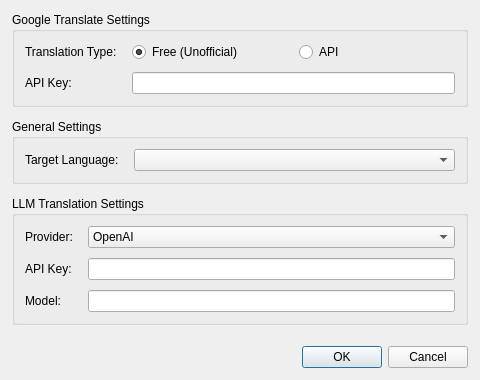
<?xml version="1.0" encoding="UTF-8"?>
<ui version="4.0">
 <class>SettingsDialog</class>
 <widget class="QDialog" name="SettingsDialog">
  <property name="geometry">
   <rect>
    <x>0</x>
    <y>0</y>
    <width>480</width>
    <height>380</height>
   </rect>
  </property>
  <property name="windowTitle">
   <string>Settings</string>
  </property>
  <layout class="QVBoxLayout" name="verticalLayout">
   <property name="spacing">
    <number>12</number>
   </property>
   <property name="leftMargin">
    <number>12</number>
   </property>
   <property name="topMargin">
    <number>12</number>
   </property>
   <property name="rightMargin">
    <number>12</number>
   </property>
   <property name="bottomMargin">
    <number>12</number>
   </property>
   <item>
    <widget class="QGroupBox" name="googleSettingsGroupBox">
     <property name="title">
      <string>Google Translate Settings</string>
     </property>
     <layout class="QFormLayout" name="formLayout">
      <property name="horizontalSpacing">
       <number>15</number>
      </property>
      <property name="verticalSpacing">
       <number>10</number>
      </property>
      <property name="leftMargin">
       <number>10</number>
      </property>
      <property name="topMargin">
       <number>10</number>
      </property>
      <property name="rightMargin">
       <number>10</number>
      </property>
      <property name="bottomMargin">
       <number>10</number>
      </property>
      <item row="0" column="0">
       <widget class="QLabel" name="label">
        <property name="text">
         <string>Translation Type:</string>
        </property>
       </widget>
      </item>
      <item row="0" column="1">
       <layout class="QHBoxLayout" name="horizontalLayout">
        <property name="spacing">
         <number>10</number>
        </property>
        <item>
         <widget class="QRadioButton" name="googleFreeRadioButton">
          <property name="toolTip">
           <string>Uses an unofficial method to translate, may be unstable.</string>
          </property>
          <property name="text">
           <string>Free (Unofficial)</string>
          </property>
          <property name="checked">
           <bool>true</bool>
          </property>
         </widget>
        </item>
        <item>
         <widget class="QRadioButton" name="googleApiRadioButton">
          <property name="toolTip">
           <string>Uses the official Google Translate API, requires an API key.</string>
          </property>
          <property name="text">
           <string>API</string>
          </property>
         </widget>
        </item>
       </layout>
      </item>
      <item row="1" column="0">
       <widget class="QLabel" name="apiKeyLabel">
        <property name="toolTip">
         <string>Your Google Translate API key.</string>
        </property>
        <property name="text">
         <string>API Key:</string>
        </property>
       </widget>
      </item>
      <item row="1" column="1">
       <widget class="QLineEdit" name="googleApiKeyEdit"/>
      </item>
     </layout>
    </widget>
   </item>
   <item>
    <spacer name="verticalSpacer_google_llm">
     <property name="orientation">
      <enum>Qt::Orientation::Vertical</enum>
     </property>
     <property name="sizeHint" stdset="0">
      <size>
       <width>20</width>
       <height>20</height>
      </size>
     </property>
    </spacer>
   </item>
   <item>
    <widget class="QGroupBox" name="generalSettingsGroupBox">
     <property name="title">
      <string>General Settings</string>
     </property>
     <layout class="QFormLayout" name="formLayout_3">
      <property name="horizontalSpacing">
       <number>15</number>
      </property>
      <property name="verticalSpacing">
       <number>10</number>
      </property>
      <property name="leftMargin">
       <number>10</number>
      </property>
      <property name="topMargin">
       <number>10</number>
      </property>
      <property name="rightMargin">
       <number>10</number>
      </property>
      <property name="bottomMargin">
       <number>10</number>
      </property>
      <item row="0" column="0">
       <widget class="QLabel" name="targetLanguageLabel">
        <property name="toolTip">
         <string>The language to translate into.</string>
        </property>
        <property name="text">
         <string>Target Language:</string>
        </property>
       </widget>
      </item>
      <item row="0" column="1">
       <widget class="QComboBox" name="targetLanguageComboBox"/>
      </item>
     </layout>
    </widget>
   </item>
   <item>
    <spacer name="verticalSpacer_general_llm">
     <property name="orientation">
      <enum>Qt::Orientation::Vertical</enum>
     </property>
     <property name="sizeHint" stdset="0">
      <size>
       <width>20</width>
       <height>20</height>
      </size>
     </property>
    </spacer>
   </item>
   <item>
    <widget class="QGroupBox" name="llmSettingsGroupBox">
     <property name="title">
      <string>LLM Translation Settings</string>
     </property>
     <layout class="QFormLayout" name="formLayout_2">
      <property name="horizontalSpacing">
       <number>15</number>
      </property>
      <property name="verticalSpacing">
       <number>10</number>
      </property>
      <property name="leftMargin">
       <number>10</number>
      </property>
      <property name="topMargin">
       <number>10</number>
      </property>
      <property name="rightMargin">
       <number>10</number>
      </property>
      <property name="bottomMargin">
       <number>10</number>
      </property>
      <item row="0" column="0">
       <widget class="QLabel" name="llmProviderLabel">
        <property name="toolTip">
         <string>The LLM provider to use (e.g., OpenAI, Google AI).</string>
        </property>
        <property name="text">
         <string>Provider:</string>
        </property>
       </widget>
      </item>
      <item row="0" column="1">
       <widget class="QComboBox" name="llmProviderComboBox">
        <item>
         <property name="text">
          <string>OpenAI</string>
         </property>
        </item>
        <item>
         <property name="text">
          <string>Google AI</string>
         </property>
        </item>
       </widget>
      </item>
      <item row="1" column="0">
       <widget class="QLabel" name="llmApiKeyLabel">
        <property name="toolTip">
         <string>Your API key for the selected LLM provider.</string>
        </property>
        <property name="text">
         <string>API Key:</string>
        </property>
       </widget>
      </item>
      <item row="1" column="1">
       <widget class="QLineEdit" name="llmApiKeyEdit"/>
      </item>
      <item row="2" column="0">
       <widget class="QLabel" name="llmModelLabel">
        <property name="toolTip">
         <string>The specific LLM model to use (e.g., gpt-4, gemini-pro).</string>
        </property>
        <property name="text">
         <string>Model:</string>
        </property>
       </widget>
      </item>
      <item row="2" column="1">
       <widget class="QLineEdit" name="llmModelEdit"/>
      </item>
     </layout>
    </widget>
   </item>
   <item>
    <spacer name="verticalSpacer_llm_bottom">
     <property name="orientation">
      <enum>Qt::Orientation::Vertical</enum>
     </property>
     <property name="sizeHint" stdset="0">
      <size>
       <width>20</width>
       <height>40</height>
      </size>
     </property>
    </spacer>
   </item>
   <item>
    <widget class="QDialogButtonBox" name="buttonBox">
     <property name="orientation">
      <enum>Qt::Orientation::Horizontal</enum>
     </property>
     <property name="standardButtons">
      <set>QDialogButtonBox::StandardButton::Cancel|QDialogButtonBox::StandardButton::Ok</set>
     </property>
    </widget>
   </item>
  </layout>
 </widget>
 <resources/>
 <connections>
  <connection>
   <sender>buttonBox</sender>
   <signal>accepted()</signal>
   <receiver>SettingsDialog</receiver>
   <slot>accept()</slot>
   <hints>
    <hint type="sourcelabel">
     <x>248</x>
     <y>254</y>
    </hint>
    <hint type="destinationlabel">
     <x>157</x>
     <y>274</y>
    </hint>
   </hints>
  </connection>
  <connection>
   <sender>buttonBox</sender>
   <signal>rejected()</signal>
   <receiver>SettingsDialog</receiver>
   <slot>reject()</slot>
   <hints>
    <hint type="sourcelabel">
     <x>316</x>
     <y>260</y>
    </hint>
    <hint type="destinationlabel">
     <x>286</x>
     <y>274</y>
    </hint>
   </hints>
  </connection>
 </connections>
</ui>
